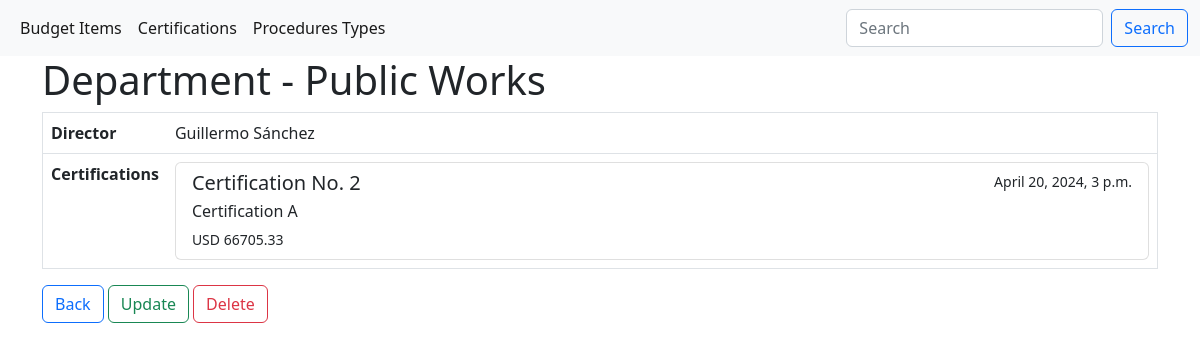
The page /departments/1/ on the database its author committed.
### departments/models.py (models this page shows, shortened)
class Departments(models.Model):
    id = models.AutoField(
        primary_key = True
    )
    name = models.CharField(
        max_length = 255
    )
    director = models.CharField(max_length = 255)

### certifications/models.py (models this page shows, shortened)
class Certifications(models.Model):
    number = models.AutoField(
        primary_key = True
    )
    procedure = models.ForeignKey(
        ProceduresTypes,
        on_delete = models.CASCADE
    )
    budget_item = models.ForeignKey(
        BudgetItems,
        on_delete = models.CASCADE
    )
    department = models.ForeignKey(
        Departments,
        on_delete = models.CASCADE
    )
    date = models.DateTimeField(
        auto_now = True
    )
    budget = models.FloatField()
    description = models.TextField()
    period = models.IntegerField()

### departments/views.py (the view)
# urls.py: path("<str:pk>/", DepartmentsDetailView.as_view(), name = "detail"),
class DepartmentsDetailView(DetailView):
    model = Departments
    template_name = "departments_detail.html"

### departments/templates/departments_detail.html (shortened to what this page needs)
{% extends 'departments_base.html' %}
{% block body %}
  <table class="table border">
    <thead class="table-light">
      <h1>Department - {{ object.name }}</h1>
    </thead>
    <tbody>
      <tr>
        <td style="width: 10%">
          <b>Director</b>
        </td>
        <td>{{ object.director }}</td>
      </tr>
      <tr>
        <td style="width: 10%">
          <b>Certifications</b>
        </td>
        <td>
          <div class="list-group">
            {% for certification  in object.certifications_set.all %}
              <a href="{% url 'certifications:detail' certification.pk %}" class="list-group-item list-group-item-action" aria-current="true">
                <div class="d-flex w-100 justify-content-between">
                  <h5 class="mb-1">Certification No. {{ certification.number }}</h5>
                  <small>{{ certification.date }}</small>
                </div>
                <p class="mb-1">{{ certification.description }}</p>
                <small>USD {{ certification.budget }}</small>
              </a>
            {% endfor %}
          </div>
        </td>
      </tr>
    </tbody>
  </table>
  <a href="{% url 'departments:list' %}" class="btn btn-outline-primary">Back</a>
  <a href="{% url 'departments:update' object.pk %}" class="btn btn-outline-success">Update</a>
  <a href="{% url 'departments:delete' object.pk %}" class="btn btn-outline-danger">Delete</a>
{% endblock %}

### rows shown on the page
Departments: name "Public Works", director "Guillermo Sánchez"
Certifications: number "2", date "April 20, 2024, 3 p.m.", description "Certification A", budget "66705.33"
